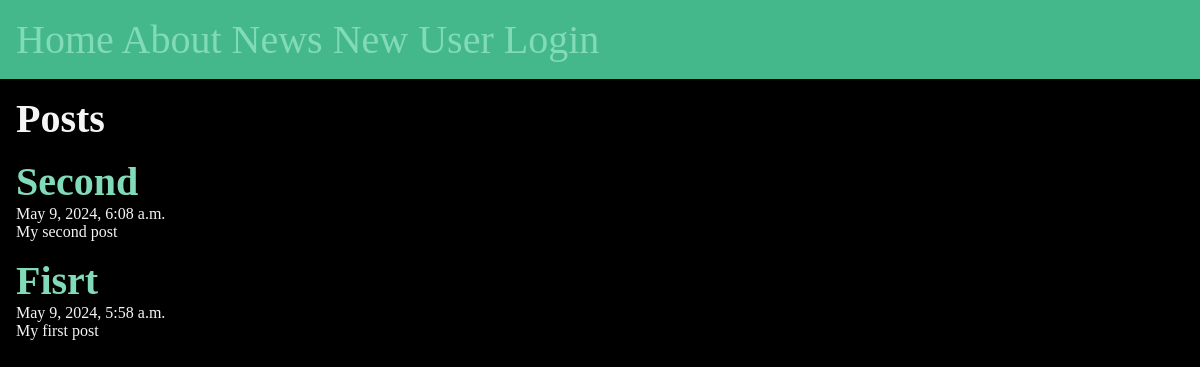
The app's page /posts, older data.
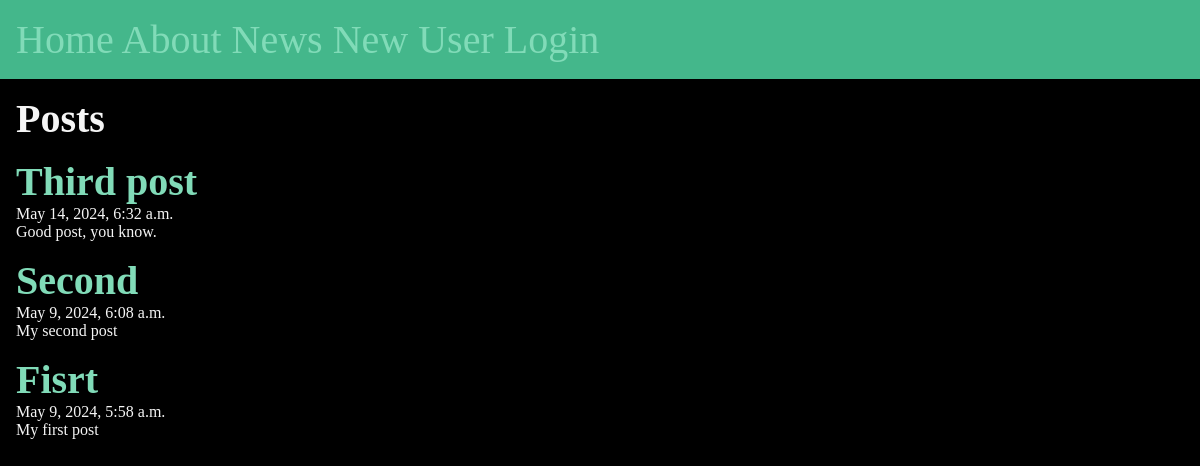
The same page, newer data.
### polls/models.py (models this page shows, shortened)
class Post(models.Model):
    title = models.CharField(max_length=75)
    body = models.TextField()
    slug = models.SlugField()
    date = models.DateTimeField(auto_now_add=True)
    banner = models.ImageField(default='fallback.png', blank=True)

### polls/views.py (the view)
# urls.py: path("posts", views.posts_list, name="list"),
def posts_list(request):
    posts = Post.objects.all().order_by('-date')
    return render(request, 'posts/posts_list.html', {'posts': posts})

### polls/templates/posts/posts_list.html (shortened to what this page needs)
{% extends 'layout.html' %}
{% block content %}
<section>
<h1>Posts</h1>
{% for post in posts %}
<article class="post">
    <h2>
        <a href="{% url 'posts:page' slug=post.slug %}">
            {{post.title}}
        </a>
    </h2>
    <p>{{post.date}}</p>
    <p>{{post.body}}</p>
</article>
{% endfor %}
</section>
{% endblock content %}

### templates/layout.html (shortened to what this page needs)
<!DOCTYPE html>
{% load static %}
<html lang="en">
<head>
    <link rel="stylesheet" href="{% static 'css/style.css' %}">
</head>
<body>
    <nav>
        <a href="{% url 'posts:index' %}">Home</a>
        <a href="{% url 'posts:about' %}">About</a>
        <a href="{% url 'posts:list' %}">News</a>
        <a href="{% url 'users:register' %}">New User</a>
        <a href="{% url 'users:login' %}">Login</a>
    </nav>
    <main>
        {% block content %}
        {% endblock content %}
    </main>
</body>
</html>

### static/css/style.css (style rules this page uses)
* { margin: 0; padding: 0; box-sizing: border-box; }
body { min-height: 100vh; background-color: black; color: whitesmoke; font-size: 3rem; }
nav { padding: 1rem; background-color: #44B78B; color: white; font-size: 2.5rem; }
main { padding: 1rem; }
section { display: flex; flex-flow: column; gap: 1rem; }
h1, h2 { font-size: 2.5rem; }
p { font-size: 1rem; }
a { text-decoration: none; color: #81dbb8; }

Row changes from the older to the newer data that the page shows:
added Post: title "Third post", date "May 14, 2024, 6:32 a.m.", body "Good post, you know."
